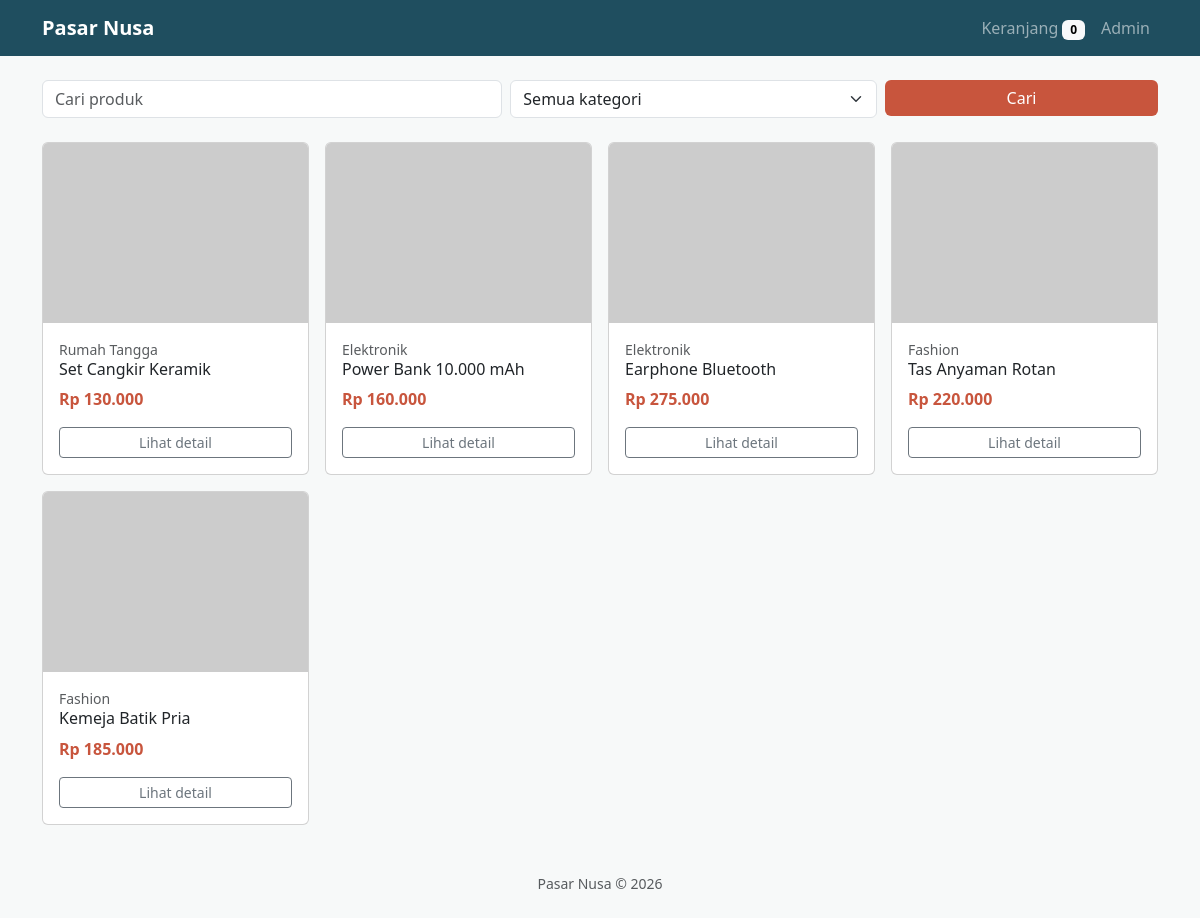
The page / on the database its author committed.
### tables this page shows
CREATE TABLE products (
  id INT AUTO_INCREMENT PRIMARY KEY,
  category_id INT NOT NULL,
  name VARCHAR(150) NOT NULL,
  description TEXT,
  price DECIMAL(12,2) NOT NULL,
  stock INT NOT NULL DEFAULT 0,
  image_url VARCHAR(255),
  created_at TIMESTAMP DEFAULT CURRENT_TIMESTAMP,
  FOREIGN KEY (category_id) REFERENCES categories(id)
);

CREATE TABLE categories (
  id INT AUTO_INCREMENT PRIMARY KEY,
  name VARCHAR(80) NOT NULL UNIQUE
);

### includes/db.php (called while the page is built, shortened)
<?php
function e($s) { return htmlspecialchars((string)$s, ENT_QUOTES, 'UTF-8'); }
function rp($n) { return 'Rp ' . number_format((float)$n, 0, ',', '.'); }
function cart_count() { return array_sum($_SESSION['cart'] ?? []); }

### index.php (the view)
<?php require 'includes/db.php'; $title = 'Daftar Produk';
$q = trim($_GET['q'] ?? ''); $cat = (int)($_GET['cat'] ?? 0);
$like = "%$q%";
$st = $db->prepare("SELECT p.*, c.name AS cat FROM products p JOIN categories c ON c.id=p.category_id
  WHERE p.name LIKE ? AND (?=0 OR p.category_id=?) ORDER BY p.id DESC");
$st->bind_param('sii', $like, $cat, $cat); $st->execute(); $rows = $st->get_result();
$cats = $db->query("SELECT * FROM categories ORDER BY name");
include 'includes/header.php'; ?>
<form class="row g-2 mb-4" method="get">
  <div class="col-md-5"><input class="form-control" name="q" placeholder="Cari produk" value="<?= e($q) ?>"></div>
  <div class="col-md-4"><select class="form-select" name="cat"><option value="0">Semua kategori</option>
  <?php foreach ($cats as $c): ?><option value="<?= $c['id'] ?>" <?= $cat == $c['id'] ? 'selected' : '' ?>><?= e($c['name']) ?></option><?php endforeach; ?></select></div>
  <div class="col-md-3"><button class="btn btn-brand w-100">Cari</button></div>
</form>
<div class="row g-3">
<?php foreach ($rows as $p): ?>
  <div class="col-6 col-md-4 col-lg-3"><div class="card h-100">
    <img src="<?= e($p['image_url'] ?: 'https://picsum.photos/seed/x/600/400') ?>" class="card-img-top" alt="<?= e($p['name']) ?>">
    <div class="card-body d-flex flex-column"><small class="text-muted"><?= e($p['cat']) ?></small>
      <h6><?= e($p['name']) ?></h6><div class="price mb-3"><?= rp($p['price']) ?></div>
      <a class="btn btn-outline-secondary btn-sm mt-auto" href="product.php?id=<?= $p['id'] ?>">Lihat detail</a></div></div></div>
<?php endforeach; if (!$rows->num_rows) echo '<p class="text-muted">Produk tidak ditemukan. Coba kata kunci lain.</p>'; ?>
</div><?php include 'includes/footer.php'; ?>

### includes/header.php (shortened to what this page needs)
<?php $base = $base ?? ''; ?>
<!doctype html><html lang="id"><head><meta charset="utf-8">
<link href="https://cdn.jsdelivr.net/npm/bootstrap@5.3.3/dist/css/bootstrap.min.css" rel="stylesheet">
<link rel="stylesheet" href="<?= $base ?>assets/style.css"></head><body>
<nav class="navbar navbar-expand navbar-dark bg-brand"><div class="container">
<a class="navbar-brand fw-bold" href="<?= $base ?>index.php">Pasar Nusa</a>
<div class="navbar-nav ms-auto">
<a class="nav-link" href="<?= $base ?>cart.php">Keranjang <span class="badge text-bg-light"><?= cart_count() ?></span></a>
<a class="nav-link" href="<?= $base ?>admin/products.php">Admin</a></div></div></nav>
<main class="container py-4">

### includes/footer.php
</main><footer class="text-center text-muted small py-4">Pasar Nusa &copy; <?= date("Y") ?></footer></body></html>

### assets/style.css (style rules this page uses)
.bg-brand { background:#1f4e5f }
.btn-brand { background:#c8553d;color:#fff;border:0 }
.price { color:#c8553d;font-weight:700 }
.card img { height:180px;object-fit:cover }
body { background:#f7f9f9 }

### rows shown on the page
products: category.name "Rumah Tangga", name "Set Cangkir Keramik", price "Rp 130.000"
products: category.name "Elektronik", name "Power Bank 10.000 mAh", price "Rp 160.000"
products: category.name "Elektronik", name "Earphone Bluetooth", price "Rp 275.000"
products: category.name "Fashion", name "Tas Anyaman Rotan", price "Rp 220.000"
products: category.name "Fashion", name "Kemeja Batik Pria", price "Rp 185.000"

### other values the page prints
cart_count() "0"
